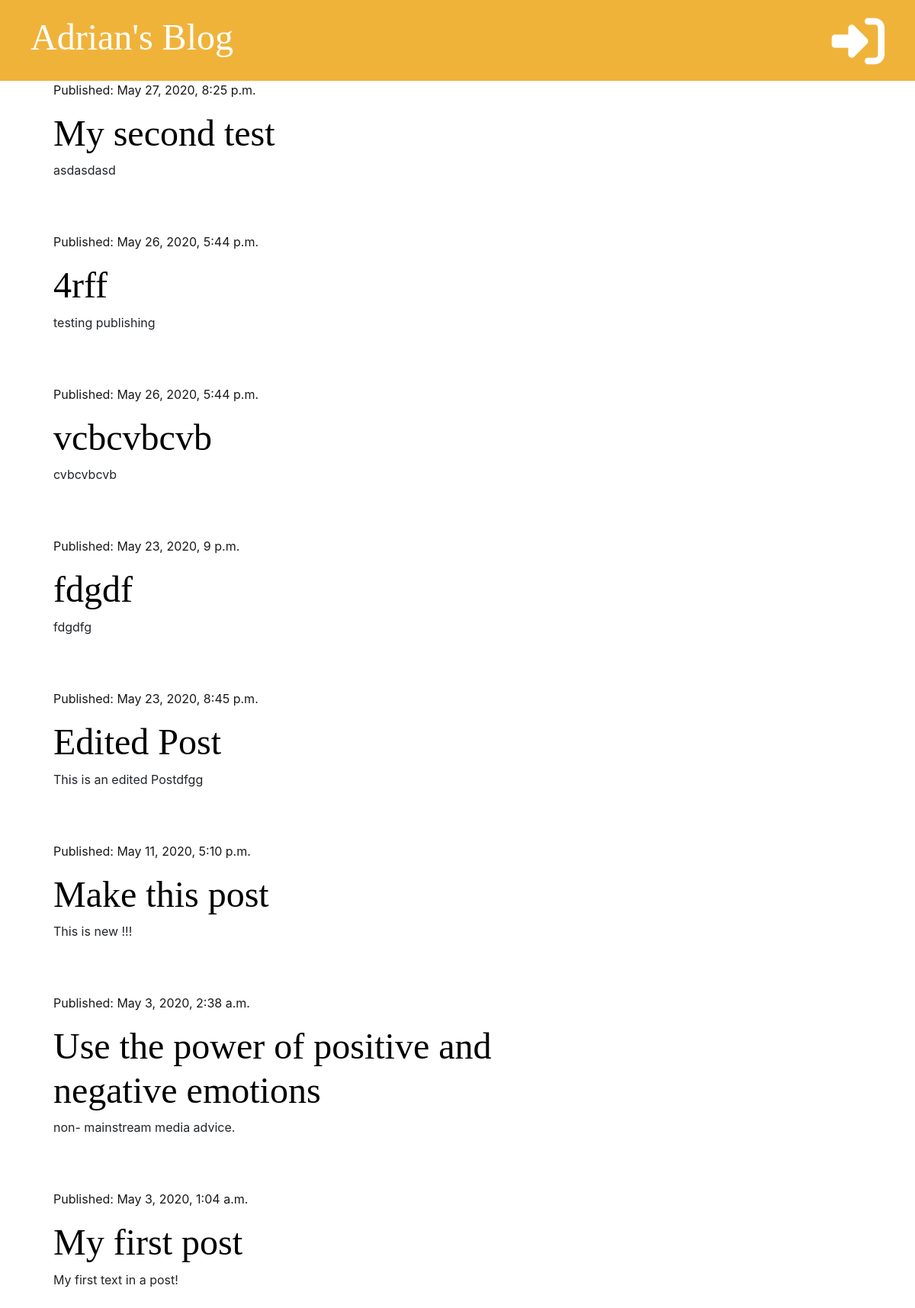
The page / on the database its author committed.
### blog/models.py (models this page shows, shortened)
class Post(models.Model):
    author = models.ForeignKey('auth.User', on_delete=models.CASCADE)
    title = models.CharField(max_length=200)
    text = models.TextField()
    create_date = models.DateTimeField(default=timezone.now)
    published_date = models.DateTimeField(blank=True, null=True)

### blog/views.py (the view)
# urls.py: path('', views.post_list, name='post_list'),
def post_list(request):
    posts = Post.objects.filter(published_date__lte=timezone.now()).order_by('-published_date')
    stuff_for_frontend = {'posts': posts}
    return render(request, 'blog/post_list.html', stuff_for_frontend)

### blog/templates/blog/post_list.html (shortened to what this page needs)
{% extends 'blog/base.html' %}
{% block content %}
    {% for post in posts %}
        <div class="post">
            <div class="date">
                <p>Published: {{ post.published_date }}</p>
            </div>
            <h1><a href="{% url 'post_detail' pk=post.pk %}">{{ post.title }}</a></h1>
            <p>{{ post.text|truncatewords:50|linebreaksbr }}</p>
        </div>
    {% endfor %}
{% endblock %}

### blog/static/css/blog.css (style rules this page uses)
h1, h2, h3, h4 { font-family: 'Tangerine', 'Inconsolata', 'Droid Sans', serif; font-size: 48px; }
.date { color: #1a1919; }
.post { margin-bottom: 70px; }
.post h1 a { color: #000000; }

### rows shown on the page
Post: published_date "May 27, 2020, 8:25 p.m.", title "My second test", text "asdasdasd"
Post: published_date "May 26, 2020, 5:44 p.m.", title "4rff", text "testing publishing"
Post: published_date "May 26, 2020, 5:44 p.m.", title "vcbcvbcvb", text "cvbcvbcvb"
Post: published_date "May 23, 2020, 9 p.m.", title "fdgdf", text "fdgdfg"
Post: published_date "May 23, 2020, 8:45 p.m.", title "Edited Post", text "This is an edited Postdfgg"
Post: published_date "May 11, 2020, 5:10 p.m.", title "Make this post", text "This is new !!!"
Post: published_date "May 3, 2020, 2:38 a.m.", title "Use the power of positive and negative emotions", text "non- mainstream media advice."
Post: published_date "May 3, 2020, 1:04 a.m.", title "My first post", text "My first text in a post!"
